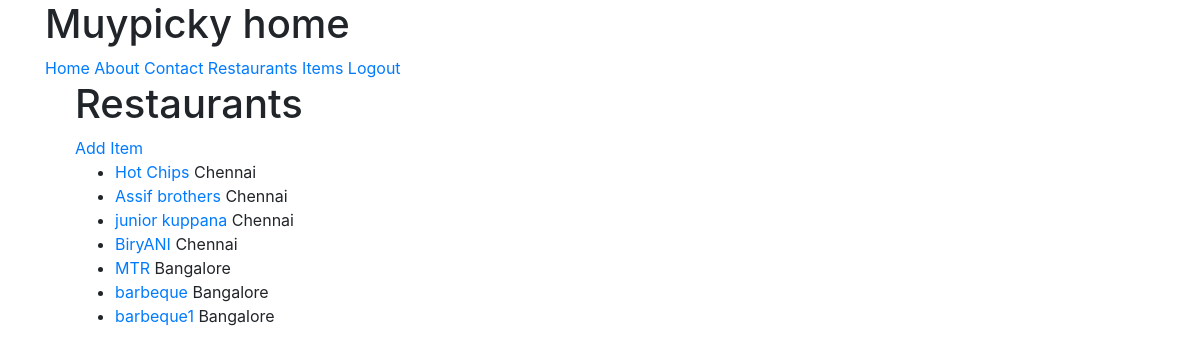
The page /restaurants/ (signed in) on the database as committed earlier.
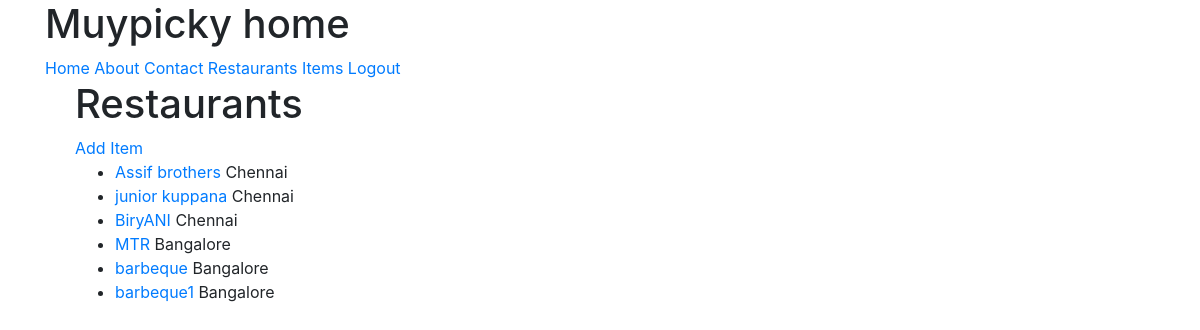
The same page on the database as committed later.
### restaurants/models.py (models this page shows, shortened)
class RestaurantLocation(models.Model):
	owner 		= models.ForeignKey(User)
	name		= models.CharField(max_length=120)
	location 	= models.CharField(max_length=120, null=True, blank=True)
	category	= models.CharField(max_length=120, null=True, blank=False)
	timestamp 	= models.DateTimeField(auto_now_add=True)
	updated 	= models.DateTimeField(auto_now=True)
	slug		= models.SlugField(null=True,blank=True)
	objects 	=	RestaurantLocationManager()
	def get_absolute_url(self):
		return reverse("restaurants:edit", kwargs = { "slug":self.slug})

### restaurants/views.py (the view)
class RestaurantView(LoginRequiredMixin, ListView):
	template_name = "restaurants/restaurants_list.html"
	def get_queryset(self):
		return RestaurantLocation.objects.filter(owner = self.request.user )

### restaurants/models.py (called while the page is built)
	def get_queryset(self):
		return RestaurantLocationQuerySet(self.model,using=self._db)

### restaurants/templates/restaurants/restaurants_list.html (shortened to what this page needs)
{% extends "base.html" %}
{% block content %}
<h1> Restaurants </h1>
<a href="{% url 'restaurants:create' %}" > Add Item </a>
<ul>
	{% for obj in object_list %}
 		<li> <a href="{{ obj.get_absolute_url }}">{{ obj.name }}</a>  {{ obj.location }} </li>
	{% endfor %}
</ul>
{% endblock %}

Rows that differ between the two databases and show on the page:
removed RestaurantLocation: name "Hot Chips", location "Chennai"
